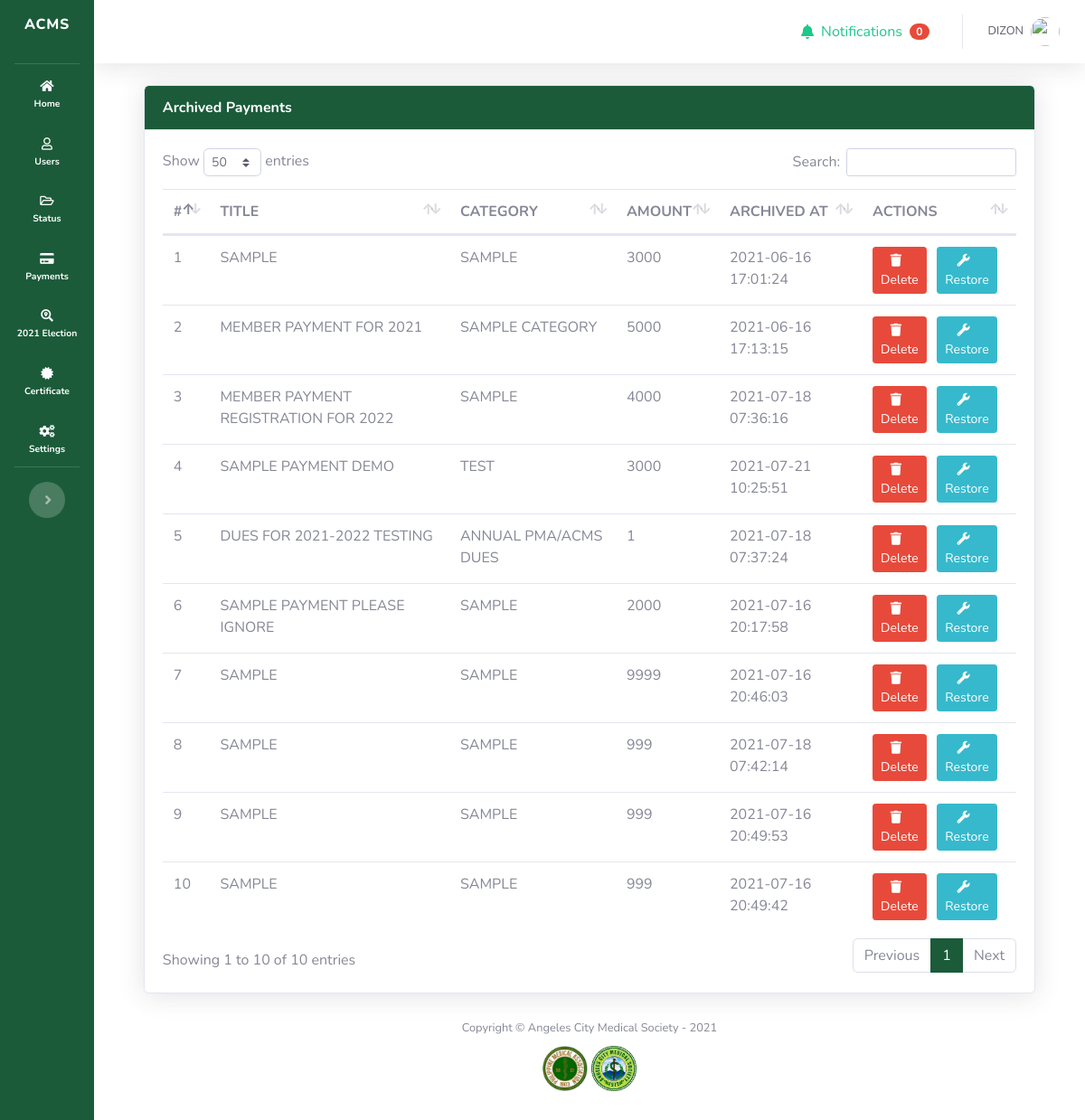
Screenshot of /admin/payment_archives.php (signed in) with the database file from the repository.
### tables this page shows
CREATE TABLE `payments` (
  `id` int(11) NOT NULL,
  `title` varchar(255) NOT NULL,
  `category` varchar(255) NOT NULL,
  `amount` float NOT NULL DEFAULT 0,
  `auto_assign` tinyint(1) NOT NULL DEFAULT 1,
  `created_at` datetime NOT NULL DEFAULT current_timestamp(),
  `updated_at` datetime NOT NULL DEFAULT current_timestamp(),
  `deleted_at` datetime DEFAULT NULL
);

### admin/payment_archives.php (the view, shortened to what this page needs)
<?php
    include('sidebar.php');
    $payments   =   $mysqli->query("SELECT * FROM payments WHERE deleted_at is NOT NULL");
?>
    <div id="content-wrapper" class="d-flex flex-column">
      <div id="content">
<?php require('topbar.php'); ?>
        <div class="container-fluid">
            <div class="row">
                <div class="col-md-12">
                    <div class="card shadow overflow-auto">
                        <div class="card-header bg-gradient-primary text-white font-weight-bold">
                            Archived Payments
                        </div>
                        <div class="card-body">
                            <table id="table_payments" class="table table-hover text-sm">
                                <thead>
                                  <tr>
                                      <th>#</th>
                                      <th>TITLE</th>
                                      <th>CATEGORY</th>
                                      <th>AMOUNT</th>
                                      <th>ARCHIVED AT</th>
                                      <th>ACTIONS</th>
                                  </tr>
                                </thead>
                                <tbody>
                                  <?php $i=1; ?>
                                  <?php foreach($payments as $payment):?>
                                    <tr class="cursor-pointer">
                                        <td>
                                            <?=$i?>
                                        </td>
                                        <td>
                                            <?=$payment['title']?>
                                        </td>
                                        <td>
                                            <?=$payment['category']?>
                                        </td>
                                        <td>
                                            <?=$payment['amount']?>
                                        </td>
                                        <td>
                                            <?=$payment['deleted_at']?>
                                        </td>
                                        <td>
                                            <div class="row">
                                                <div class="col-md-5">
                                                    <form action="process_payment.php?payment_id=<?=$payment['id']?>" method="post">
                                                        <button type="submit" name="delete_payment" href="process_payment.php?payment_id=<?=$payment['id']?>" class="btn btn-sm btn-danger text-white">
                                                            <i class='fa fa-trash mr-2'></i>Delete
                                                        </button>
                                                    </form>
                                                </div>
                                                <div class="col-md-5">
                                                    <form action="process_payment.php?payment_id=<?=$payment['id']?>" method="post">
                                                        <button type="submit" name="restore_payment" href="process_payment.php?payment_id=<?=$payment['id']?>" class="btn btn-sm btn-info text-white">
                                                            <i class='fa fa-wrench mr-2'></i>Restore
                                                        </button>
                                                    </form>
                                                </div>
                                            </div>
                                        </td>
                                  </tr>
                                  <?php $i++; ?>
                                  <?php endforeach ?>
                                </tbody>
                            </table>
                        </div>
                    </div>
                </div>
            </div>
        </div>
      </div>
<?php
  include('footer.php');
?>

### admin/sidebar.php (style rules this page uses)
.bg-gradient-primary { background-color: #1b5b3a !important; background-image: none !important; background-image: none !important; background-size: cover !important; }
.container-fluid { background-color: white; padding-left: 5% !important; padding-right: 5% !important; }
#content-wrapper { background-color: white !important; }
::placeholder { opacity: 0.7 !important; }

### rows the page displays
payments: title "SAMPLE", category "SAMPLE", amount "3000", deleted_at "2021-06-16 17:01:24"
payments: title "MEMBER PAYMENT FOR 2021", category "SAMPLE CATEGORY", amount "5000", deleted_at "2021-06-16 17:13:15"
payments: title "MEMBER PAYMENT REGISTRATION FOR 2022", category "SAMPLE", amount "4000", deleted_at "2021-07-18 07:36:16"
payments: title "SAMPLE PAYMENT DEMO", category "TEST", amount "3000", deleted_at "2021-07-21 10:25:51"
payments: title "DUES FOR 2021-2022 TESTING", category "ANNUAL PMA/ACMS DUES", amount "1", deleted_at "2021-07-18 07:37:24"
payments: title "SAMPLE PAYMENT PLEASE IGNORE", category "SAMPLE", amount "2000", deleted_at "2021-07-16 20:17:58"
payments: title "SAMPLE", category "SAMPLE", amount "9999", deleted_at "2021-07-16 20:46:03"
payments: title "SAMPLE", category "SAMPLE", amount "999", deleted_at "2021-07-18 07:42:14"
payments: title "SAMPLE", category "SAMPLE", amount "999", deleted_at "2021-07-16 20:49:53"
payments: title "SAMPLE", category "SAMPLE", amount "999", deleted_at "2021-07-16 20:49:42"

### other values shown
$unread "0"
$_SESSION['full_name'] "DIZON"
